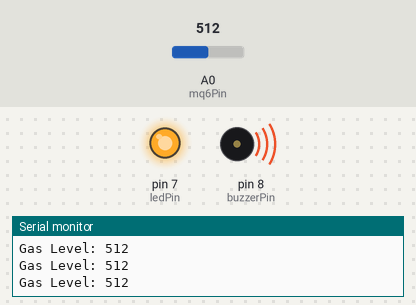
Simulated run of this sketch. Board: Arduino Uno, built with avr-gcc and run on an emulated ATmega328P. Parts: output pins drawn as LEDs (lit = HIGH), buzzer (waves = sounding, pin HIGH), the last lines printed to the serial monitor. The test bench sets the inputs (shaded band); at power-on: A0 (mq6Pin) = 512.

Above: at 1.3 s.
1.4 s: A0 (mq6Pin) set to 408
2.9 s: A0 (mq6Pin) set to 389
At 3.5 s:
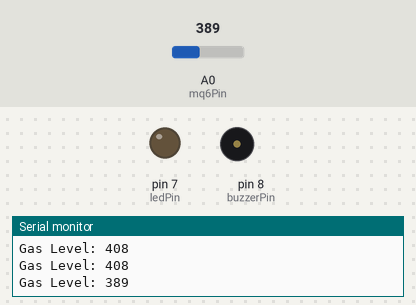
4.5 s: A0 (mq6Pin) set to 410
At 4.8 s:
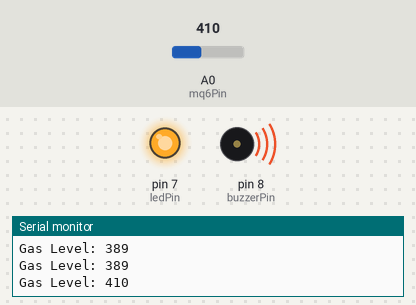
6.0 s: A0 (mq6Pin) set to 390
At 7.1 s:
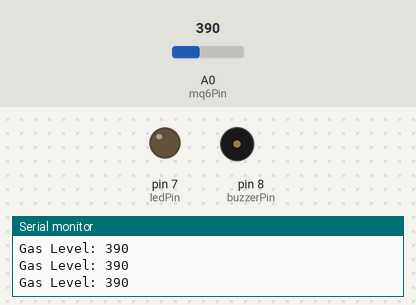
Timing chart, 0 to 8.5 s (numbered marks = the images above; inputs shaded):
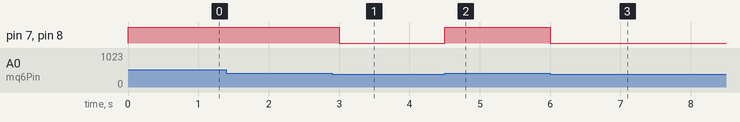

The sketch:

Code.ino
```cpp
// Pin definitions
const int mq6Pin = A0;       // MQ-6 sensor analog output
const int buzzerPin = 8;     // Buzzer pin
const int ledPin = 7;        // LED pin

// Threshold for gas detection (adjust based on testing)
const int gasThreshold = 400;

void setup() {
  pinMode(buzzerPin, OUTPUT);
  pinMode(ledPin, OUTPUT);
  Serial.begin(9600);
}

void loop() {
  int gasValue = analogRead(mq6Pin);
  Serial.print("Gas Level: ");
  Serial.println(gasValue);

  if (gasValue > gasThreshold) {
    digitalWrite(buzzerPin, HIGH); // Activate buzzer
    digitalWrite(ledPin, HIGH);    // Turn on LED
  } else {
    digitalWrite(buzzerPin, LOW);  // Deactivate buzzer
    digitalWrite(ledPin, LOW);     // Turn off LED
  }

  delay(500); // Read every 0.5 sec
}
```

Measured:
- the behaviour switches between 401 and 400 on A0 (mq6Pin) (found by bisection; images 0 and 1)
- after the input at 2.9 s, pin 7 (ledPin), pin 8 (buzzerPin): HIGH → LOW after 0.10 s
- after the input at 4.5 s, pin 7 (ledPin), pin 8 (buzzerPin): LOW → HIGH at once
- after the input at 6.0 s, pin 7 (ledPin), pin 8 (buzzerPin): HIGH → LOW at once
